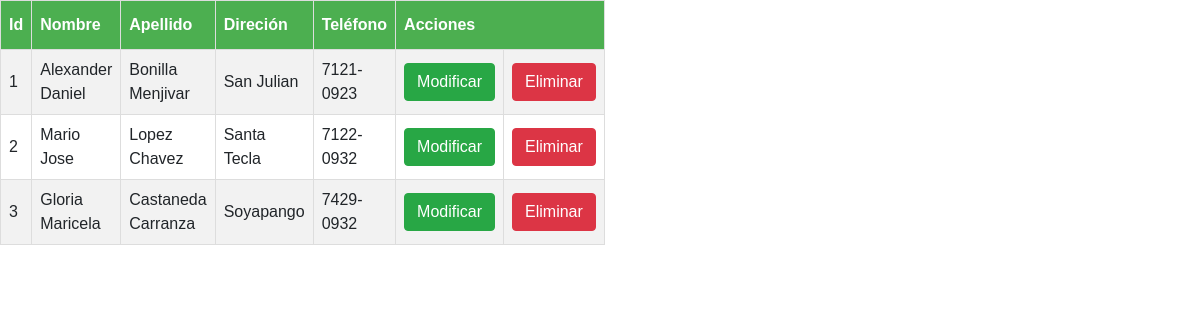
The page /mostrarClientes.php on the database its author committed.
### tables this page shows
CREATE TABLE `clientes` (
  `ID` int(11) NOT NULL,
  `Nombre_C` varchar(50) NOT NULL,
  `Apellido_C` varchar(50) NOT NULL,
  `Direccion` varchar(100) NOT NULL,
  `Telefono` varchar(20) NOT NULL,
  `ID_Personal` int(11) NOT NULL
);

### logica/procesoMostrarCliente.php (called while the page is built)
<?php
	require 'conexion.php';
	$mostrar = "SELECT * FROM clientes ORDER BY id";
	$consulta = mysqli_query($conexion,$mostrar);
?>

### mostrarClientes.php (the view, shortened to what this page needs)
<?php
include 'logica/conexion.php';
include 'logica/procesoMostrarCliente.php';
?>
<!DOCTYPE html>
<html>
<head>
	<link rel="stylesheet" type="text/css" href="estilo.css">
	<link rel="stylesheet" type="text/css" href="bootstrap4/bootstrap.min.css">
</head>
<body>
	<table id="customers">
		<tr>
			<th>Id</th>
			<th>Nombre</th>
			<th>Apellido</th>
			<th>Direción</th>
			<th>Teléfono</th>
			<th colspan="2">Acciones</th>
		</tr>
		<?php
			$salida = "";
			while ($mostrar=mysqli_fetch_array($consulta)) {
				$salida.= "<tr>";
				$salida.= "<td>". $mostrar['ID']. "</td>".
				"<td>". $mostrar['Nombre_C']. "</td>".
				"<td>". $mostrar['Apellido_C']. "</td>".
				"<td>". $mostrar['Direccion']. "</td>".
				"<td>". $mostrar['Telefono']. "</td>".
				"<td><a href='modificarClientes.php?id=". $mostrar['ID'] ."'><button type='button' class='btn btn-success'>Modificar</button></a></td>".
				"<td><a href='logica/eliminarCliente.php?id=". $mostrar['ID'] . "'><button type='button' class='btn btn-danger'>Eliminar</button></a></td>".
				"</tr>";
			}
			echo $salida;
		?>
	</table>
</body>
</html>

### mostrarClientes.php (style rules this page uses)
#customers { font-family: "Trebuchet MS", Arial, Helvetica, sans-serif; border-collapse: collapse; width: 50%; }
#customers td, #customers th { border: 1px solid #ddd; padding: 8px; }
#customers tr:nth-child(even) { background-color: #f2f2f2; }
#customers th { padding-top: 12px; padding-bottom: 12px; text-align: left; background-color: #4CAF50; color: white; }

### rows shown on the page
clientes: ID "1", Nombre_C "Alexander Daniel", Apellido_C "Bonilla Menjivar", Direccion "San Julian", Telefono "7121-0923"
clientes: ID "2", Nombre_C "Mario Jose", Apellido_C "Lopez Chavez", Direccion "Santa Tecla", Telefono "7122-0932"
clientes: ID "3", Nombre_C "Gloria Maricela", Apellido_C "Castaneda Carranza", Direccion "Soyapango", Telefono "7429-0932"
